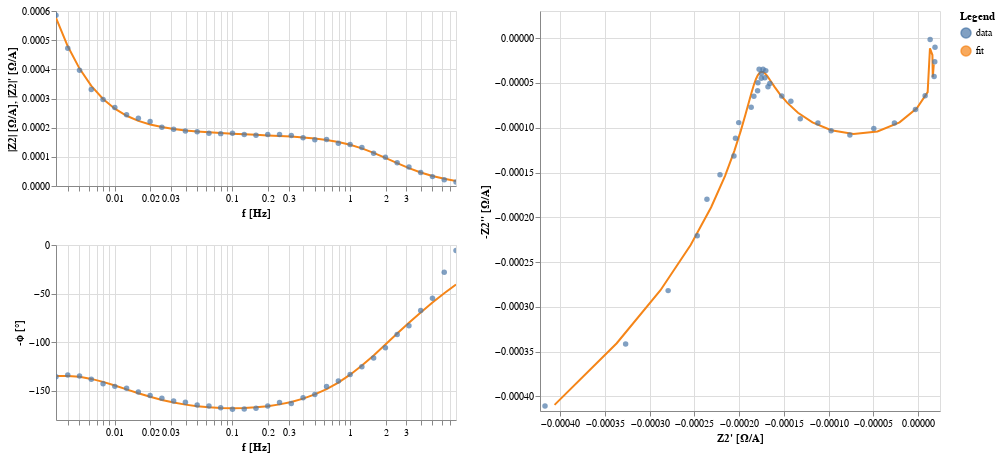

The notebook cell saved with this chart:
### Code cell
NLEIS_plot

### Figure 1 — Vega-Lite specification as saved in the notebook (floating-point values rounded to 4 significant figures)
{"config": {"view": {"continuousWidth": 300, "continuousHeight": 300}, "background": "#FFFFFF"}, "hconcat": [{"vconcat": [{"layer": [{"data": {"name": "data-b0795e6a13050842802e7464abc6080e"}, "mark": {"type": "line"}, "encoding": {"color": {"field": "kind", "type": "nominal"}, "x": {"axis": {"title": "f [Hz]"}, "field": "f", "scale": {"nice": false, "type": "log"}, "sort": null, "type": "quantitative"}, "y": {"axis": {"title": "|Z2| [Ω/A]"}, "field": "mag", "sort": null, "type": "quantitative"}}, "transform": [{"calculate": "sqrt(pow(datum.z_real,2) + pow(datum.z_imag,2))", "as": "mag"}, {"calculate": "-(180/PI)*atan2(datum.z_imag,datum.z_real)", "as": "neg_phase"}]}, {"data": {"name": "data-e62bff3b21057cf29e8259d8d4ce2c9f"}, "mark": {"type": "circle"}, "encoding": {"color": {"field": "kind", "type": "nominal"}, "size": {"condition": {"param": "param_4", "value": 80, "empty": false}, "value": 30}, "x": {"axis": {"title": "f [Hz]"}, "field": "f", "scale": {"nice": false, "type": "log"}, "sort": null, "type": "quantitative"}, "y": {"axis": {"title": "|Z2|' [Ω/A]"}, "field": "mag", "sort": null, "type": "quantitative"}}, "name": "view_4", "transform": [{"calculate": "sqrt(pow(datum.z_real,2) + pow(datum.z_imag,2))", "as": "mag"}, {"calculate": "-(180/PI)*atan2(datum.z_imag,datum.z_real)", "as": "neg_phase"}]}], "height": 175.0, "width": 400}, {"layer": [{"data": {"name": "data-b0795e6a13050842802e7464abc6080e"}, "mark": {"type": "line"}, "encoding": {"color": {"field": "kind", "type": "nominal"}, "x": {"axis": {"title": "f [Hz]"}, "field": "f", "scale": {"nice": false, "type": "log"}, "sort": null, "type": "quantitative"}, "y": {"axis": {"title": "-ϕ [°]"}, "field": "neg_phase", "sort": null, "type": "quantitative"}}, "transform": [{"calculate": "sqrt(pow(datum.z_real,2) + pow(datum.z_imag,2))", "as": "mag"}, {"calculate": "-(180/PI)*atan2(datum.z_imag,datum.z_real)", "as": "neg_phase"}]}, {"data": {"name": "data-e62bff3b21057cf29e8259d8d4ce2c9f"}, "mark": {"type": "circle"}, "encoding": {"color": {"field": "kind", "type": "nominal"}, "size": {"condition": {"param": "param_4", "value": 80, "empty": false}, "value": 30}, "x": {"axis": {"title": "f [Hz]"}, "field": "f", "scale": {"nice": false, "type": "log"}, "sort": null, "type": "quantitative"}, "y": {"axis": {"title": "-ϕ [°]"}, "field": "neg_phase", "sort": null, "type": "quantitative"}}, "name": "view_5", "transform": [{"calculate": "sqrt(pow(datum.z_real,2) + pow(datum.z_imag,2))", "as": "mag"}, {"calculate": "-(180/PI)*atan2(datum.z_imag,datum.z_real)", "as": "neg_phase"}]}], "height": 175.0, "width": 400}]}, {"layer": [{"data": {"name": "data-b0795e6a13050842802e7464abc6080e"}, "mark": {"type": "line"}, "encoding": {"color": {"field": "kind", "type": "nominal"}, "x": {"axis": {"title": "Z2' [Ω/A]"}, "field": "z_real", "scale": {"domain": [-0.0004167, 1.883e-05], "nice": false, "padding": 5}, "sort": null, "type": "quantitative"}, "y": {"axis": {"title": "-Z2'' [Ω/A]"}, "field": "neg_z_imag", "scale": {"domain": [-0.0004107, 2.482e-05], "nice": false, "padding": 5}, "sort": null, "type": "quantitative"}}, "transform": [{"calculate": "-datum.z_imag", "as": "neg_z_imag"}]}, {"data": {"name": "data-e62bff3b21057cf29e8259d8d4ce2c9f"}, "mark": {"type": "circle"}, "encoding": {"color": {"field": "kind", "legend": {"title": "Legend"}, "type": "nominal"}, "size": {"condition": {"param": "param_4", "value": 80, "empty": false}, "value": 30}, "x": {"axis": {"title": "Z2' [Ω/A]"}, "field": "z_real", "scale": {"domain": [-0.0004167, 1.883e-05], "nice": false, "padding": 5}, "sort": null, "type": "quantitative"}, "y": {"axis": {"title": "-Z2'' [Ω/A]"}, "field": "neg_z_imag", "scale": {"domain": [-0.0004107, 2.482e-05], "nice": false, "padding": 5}, "sort": null, "type": "quantitative"}}, "name": "view_6", "transform": [{"calculate": "-datum.z_imag", "as": "neg_z_imag"}]}], "height": 400, "width": 400}], "params": [{"name": "param_4", "select": {"type": "point", "fields": ["f"], "nearest": true, "on": "mouseover"}, "views": ["view_4", "view_5", "view_6"]}, {"name": "param_6", "select": {"type": "interval", "encodings": ["x", "y"]}, "bind": "scales", "views": ["view_4", "view_5"]}, {"name": "param_5", "select": {"type": "interval", "encodings": ["x", "y"]}, "bind": "scales", "views": ["view_6"]}], "$schema": "https://vega.github.io/schema/vega-lite/v5.20.1.json", "datasets": {"data-b0795e6a13050842802e7464abc6080e": [{"f": 0.003162, "z_real": -0.0004061, "z_imag": 0.0004095, "kind": "fit", "fmt": "-"}, {"f": 0.003981, "z_real": -0.0003366, "z_imag": 0.0003407, "kind": "fit", "fmt": "-"}, {"f": 0.005012, "z_real": -0.0002878, "z_imag": 0.0002815, "kind": "fit", "fmt": "-"}, {"f": 0.00631, "z_real": -0.0002541, "z_imag": 0.000231, "kind": "fit", "fmt": "-"}, {"f": 0.007943, "z_real": -0.0002312, "z_imag": 0.0001888, "kind": "fit", "fmt": "-"}, {"f": 0.01, "z_real": -0.0002157, "z_imag": 0.000154, "kind": "fit", "fmt": "-"}, {"f": 0.01259, "z_real": -0.0002052, "z_imag": 0.0001258, "kind": "fit", "fmt": "-"}, {"f": 0.01585, "z_real": -0.000198, "z_imag": 0.0001032, "kind": "fit", "fmt": "-"}, {"f": 0.01995, "z_real": -0.0001928, "z_imag": 8.524e-05, "kind": "fit", "fmt": "-"}, {"f": 0.02512, "z_real": -0.000189, "z_imag": 7.116e-05, "kind": "fit", "fmt": "-"}, {"f": 0.03162, "z_real": -0.000186, "z_imag": 6.024e-05, "kind": "fit", "fmt": "-"}, {"f": 0.03981, "z_real": -0.0001834, "z_imag": 5.192e-05, "kind": "fit", "fmt": "-"}, {"f": 0.05012, "z_real": -0.0001812, "z_imag": 4.576e-05, "kind": "fit", "fmt": "-"}, {"f": 0.0631, "z_real": -0.0001791, "z_imag": 4.145e-05, "kind": "fit", "fmt": "-"}, {"f": 0.07943, "z_real": -0.0001772, "z_imag": 3.877e-05, "kind": "fit", "fmt": "-"}, {"f": 0.1, "z_real": -0.0001752, "z_imag": 3.756e-05, "kind": "fit", "fmt": "-"}, {"f": 0.1259, "z_real": -0.0001731, "z_imag": 3.779e-05, "kind": "fit", "fmt": "-"}, {"f": 0.1585, "z_real": -0.0001709, "z_imag": 3.946e-05, "kind": "fit", "fmt": "-"}, {"f": 0.1995, "z_real": -0.0001682, "z_imag": 4.265e-05, "kind": "fit", "fmt": "-"}, {"f": 0.2512, "z_real": -0.0001649, "z_imag": 4.746e-05, "kind": "fit", "fmt": "-"}, {"f": 0.3162, "z_real": -0.0001605, "z_imag": 5.401e-05, "kind": "fit", "fmt": "-"}, {"f": 0.3981, "z_real": -0.0001545, "z_imag": 6.232e-05, "kind": "fit", "fmt": "-"}, {"f": 0.5012, "z_real": -0.000146, "z_imag": 7.224e-05, "kind": "fit", "fmt": "-"}, {"f": 0.631, "z_real": -0.0001342, "z_imag": 8.32e-05, "kind": "fit", "fmt": "-"}, {"f": 0.7943, "z_real": -0.000118, "z_imag": 9.403e-05, "kind": "fit", "fmt": "-"}, {"f": 1.0, "z_real": -9.71e-05, "z_imag": 0.0001027, "kind": "fit", "fmt": "-"}, {"f": 1.259, "z_real": -7.212e-05, "z_imag": 0.0001068, "kind": "fit", "fmt": "-"}, {"f": 1.585, "z_real": -4.544e-05, "z_imag": 0.0001041, "kind": "fit", "fmt": "-"}, {"f": 1.995, "z_real": -2.074e-05, "z_imag": 9.393e-05, "kind": "fit", "fmt": "-"}, {"f": 2.512, "z_real": -1.513e-06, "z_imag": 7.818e-05, "kind": "fit", "fmt": "-"}, {"f": 3.162, "z_real": 1.063e-05, "z_imag": 6.026e-05, "kind": "fit", "fmt": "-"}, {"f": 3.981, "z_real": 1.635e-05, "z_imag": 4.338e-05, "kind": "fit", "fmt": "-"}, {"f": 5.012, "z_real": 1.749e-05, "z_imag": 2.938e-05, "kind": "fit", "fmt": "-"}, {"f": 6.31, "z_real": 1.595e-05, "z_imag": 1.877e-05, "kind": "fit", "fmt": "-"}, {"f": 7.943, "z_real": 1.32e-05, "z_imag": 1.135e-05, "kind": "fit", "fmt": "-"}], "data-e62bff3b21057cf29e8259d8d4ce2c9f": [{"f": 0.003162, "z_real": -0.0004167, "z_imag": 0.0004107, "kind": "data", "fmt": "o"}, {"f": 0.003981, "z_real": -0.0003267, "z_imag": 0.0003415, "kind": "data", "fmt": "o"}, {"f": 0.005012, "z_real": -0.0002792, "z_imag": 0.0002819, "kind": "data", "fmt": "o"}, {"f": 0.00631, "z_real": -0.0002467, "z_imag": 0.0002207, "kind": "data", "fmt": "o"}, {"f": 0.007943, "z_real": -0.0002359, "z_imag": 0.0001799, "kind": "data", "fmt": "o"}, {"f": 0.01, "z_real": -0.0002213, "z_imag": 0.0001526, "kind": "data", "fmt": "o"}, {"f": 0.01259, "z_real": -0.0002057, "z_imag": 0.0001314, "kind": "data", "fmt": "o"}, {"f": 0.01585, "z_real": -0.000204, "z_imag": 0.0001116, "kind": "data", "fmt": "o"}, {"f": 0.01995, "z_real": -0.0002004, "z_imag": 9.425e-05, "kind": "data", "fmt": "o"}, {"f": 0.02512, "z_real": -0.0001864, "z_imag": 7.72e-05, "kind": "data", "fmt": "o"}, {"f": 0.03162, "z_real": -0.0001834, "z_imag": 6.48e-05, "kind": "data", "fmt": "o"}, {"f": 0.03981, "z_real": -0.0001793, "z_imag": 5.877e-05, "kind": "data", "fmt": "o"}, {"f": 0.05012, "z_real": -0.0001789, "z_imag": 4.966e-05, "kind": "data", "fmt": "o"}, {"f": 0.0631, "z_real": -0.0001752, "z_imag": 4.464e-05, "kind": "data", "fmt": "o"}, {"f": 0.07943, "z_real": -0.0001752, "z_imag": 3.937e-05, "kind": "data", "fmt": "o"}, {"f": 0.1, "z_real": -0.0001776, "z_imag": 3.453e-05, "kind": "data", "fmt": "o"}, {"f": 0.1259, "z_real": -0.0001732, "z_imag": 3.459e-05, "kind": "data", "fmt": "o"}, {"f": 0.1585, "z_real": -0.0001702, "z_imag": 3.617e-05, "kind": "data", "fmt": "o"}, {"f": 0.1995, "z_real": -0.0001711, "z_imag": 4.421e-05, "kind": "data", "fmt": "o"}, {"f": 0.2512, "z_real": -0.0001677, "z_imag": 5.415e-05, "kind": "data", "fmt": "o"}, {"f": 0.3162, "z_real": -0.0001656, "z_imag": 5.05e-05, "kind": "data", "fmt": "o"}, {"f": 0.3981, "z_real": -0.0001523, "z_imag": 6.455e-05, "kind": "data", "fmt": "o"}, {"f": 0.5012, "z_real": -0.0001422, "z_imag": 7.039e-05, "kind": "data", "fmt": "o"}, {"f": 0.631, "z_real": -0.0001317, "z_imag": 9e-05, "kind": "data", "fmt": "o"}, {"f": 0.7943, "z_real": -0.0001119, "z_imag": 9.466e-05, "kind": "data", "fmt": "o"}, {"f": 1.0, "z_real": -9.721e-05, "z_imag": 0.0001034, "kind": "data", "fmt": "o"}, {"f": 1.259, "z_real": -7.625e-05, "z_imag": 0.0001081, "kind": "data", "fmt": "o"}, {"f": 1.585, "z_real": -4.952e-05, "z_imag": 0.0001008, "kind": "data", "fmt": "o"}, {"f": 1.995, "z_real": -2.649e-05, "z_imag": 9.46e-05, "kind": "data", "fmt": "o"}, {"f": 2.512, "z_real": -2.995e-06, "z_imag": 7.972e-05, "kind": "data", "fmt": "o"}, {"f": 3.162, "z_real": 7.826e-06, "z_imag": 6.43e-05, "kind": "data", "fmt": "o"}, {"f": 3.981, "z_real": 1.785e-05, "z_imag": 4.285e-05, "kind": "data", "fmt": "o"}, {"f": 5.012, "z_real": 1.857e-05, "z_imag": 2.623e-05, "kind": "data", "fmt": "o"}, {"f": 6.31, "z_real": 1.883e-05, "z_imag": 1.002e-05, "kind": "data", "fmt": "o"}, {"f": 7.943, "z_real": 1.341e-05, "z_imag": 1.328e-06, "kind": "data", "fmt": "o"}]}}
